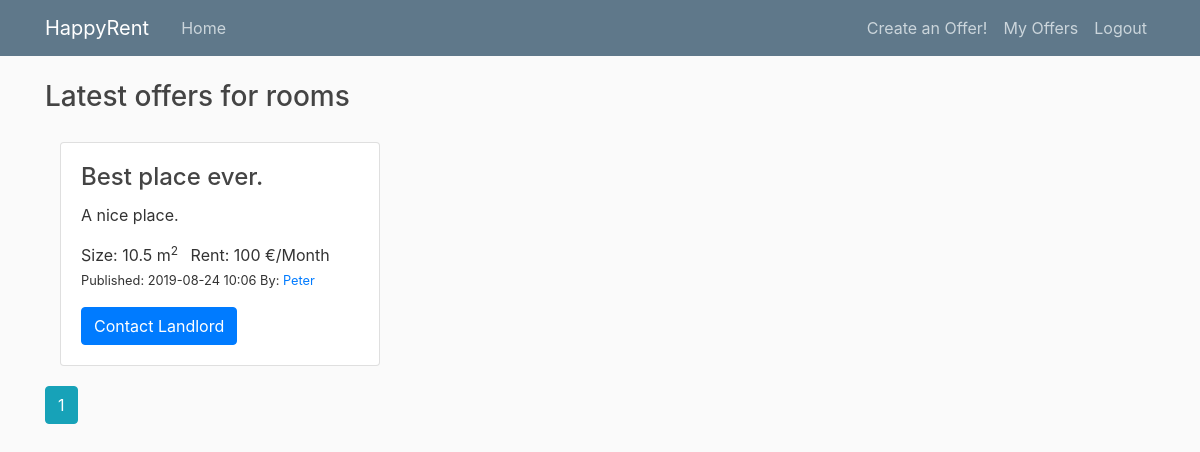
/rooms (signed in), run on the app's committed database.
### property_project/db_models.py (models this page shows, shortened)
class PropertyItem(db.Model):
    __tablename__ = 'property_item'
    id = db.Column(db.Integer, primary_key=True)
    title = db.Column(db.String(100), nullable=False,
                      default="Best place ever.")
    date_posted = db.Column(db.DateTime, nullable=False,
                            default=datetime.datetime.utcnow)
    description = db.Column(db.String(250), default="A nice place.")
    rent = db.Column(db.Integer)  # (db.Numeric(6,2))
    rooms = db.Column(db.Integer, default=1)  # default=set_default_rooms
    size = db.Column(db.Integer)  # (db.Numeric(6,1))
    property_id = db.Column(db.Integer, ForeignKey('property_type.id'))
    property_type = db.relationship('PropertyType')
    user_id = db.Column(db.Integer, db.ForeignKey('user.id'), nullable=False)

class User(db.Model, UserMixin):
    __tablename__ = 'user'
    id = db.Column(db.Integer, primary_key=True)
    username = db.Column(db.String(20), unique=True, nullable=False)
    properties = db.relationship('PropertyItem', backref='author', lazy=True)

### property_project/routes.py (the view)
@app.route("/rooms")
def show_rooms():
    page = request.args.get('page', 1, type=int)  # starting page
    rooms = PropertyItem.query.join(PropertyItem.property_type, aliased=True)\
        .filter_by(type='room')\
        .order_by(PropertyItem.date_posted.desc())\
        .paginate(page=page, per_page=2)
    return render_template('rooms.html', rooms=rooms)

### property_project/routes.py (called while the page is built)
@login_manager.user_loader
def load_user(user_id):
    return User.query.get(int(user_id))

### property_project/templates/rooms.html
{% extends "layout.html" %}
{% block content %}
<h3>Latest offers for rooms</h3>
<div class="gap-20"></div>
<div class="card-deck-wrapper">
    <div class="card-deck">
        <div class="col-md-6">
            {% for room in rooms.items %}
            <div class="card">
                <div class="card-body">
                    <h4 class="card-title">{{ room.title }}</h4>
                    <p class="card-text">{{ room.description }}</p>
                    <ul class="list-inline">
                        <li class="list-inline-item">Size: {{ room.size }} m<sup>2</sup></li>
                        <li class="list-inline-item">Rent: {{ room.rent }} €/Month</li>
                        <small>
                            <li class="list-inline-item">Published: {{ room.date_posted.strftime('%Y-%m-%d %H:%M') }} </li>
                        </small>
                        <small>
                            <li class="list-inline-item">By:
                                <a class="mr-2" href="{{ url_for('user_items', username=room.author.username) }}">
                                    {{ room.author.username }}
                                </a>
                            </li>
                        </small>
                    </ul>
                    <a href="#" class="btn btn-primary stretched-link">Contact Landlord</a>
                </div>
            </div>
            <div class="gap-20"></div>
            {% endfor %}
            {% for page_num in rooms.iter_pages(left_edge=1, right_edge=1, left_current=1, right_current=2) %}
                {% if page_num %}
                    {% if rooms.page == page_num %}
                        <a class="btn btn-info mb-4" href="{{ url_for('show_rooms', page=page_num) }}">{{ page_num }}</a>
                    {% else %}
                        <a class="btn btn-outline-info mb-4" href="{{ url_for('show_rooms', page=page_num) }}">{{ page_num }}</a>
                    {% endif %}
                {% else %}
                ...
                {% endif %}
            {% endfor %}
        </div>
    </div>
</div>
{% endblock content %}

### property_project/static/main.css (style rules this page uses)
body { background: #fafafa; color: #333333; margin-top: 5rem; }
h1, h2, h3, h4, h5, h6 { color: #444444; }
.gap-20 { width:100%; height:20px; }

### data on the page
PropertyItem: title "Best place ever.", description "A nice place.", size "10.5", rent "100", date_posted "2019-08-24 10:06", author.username "Peter"

### other printed values
{{ page_num }} "1"
